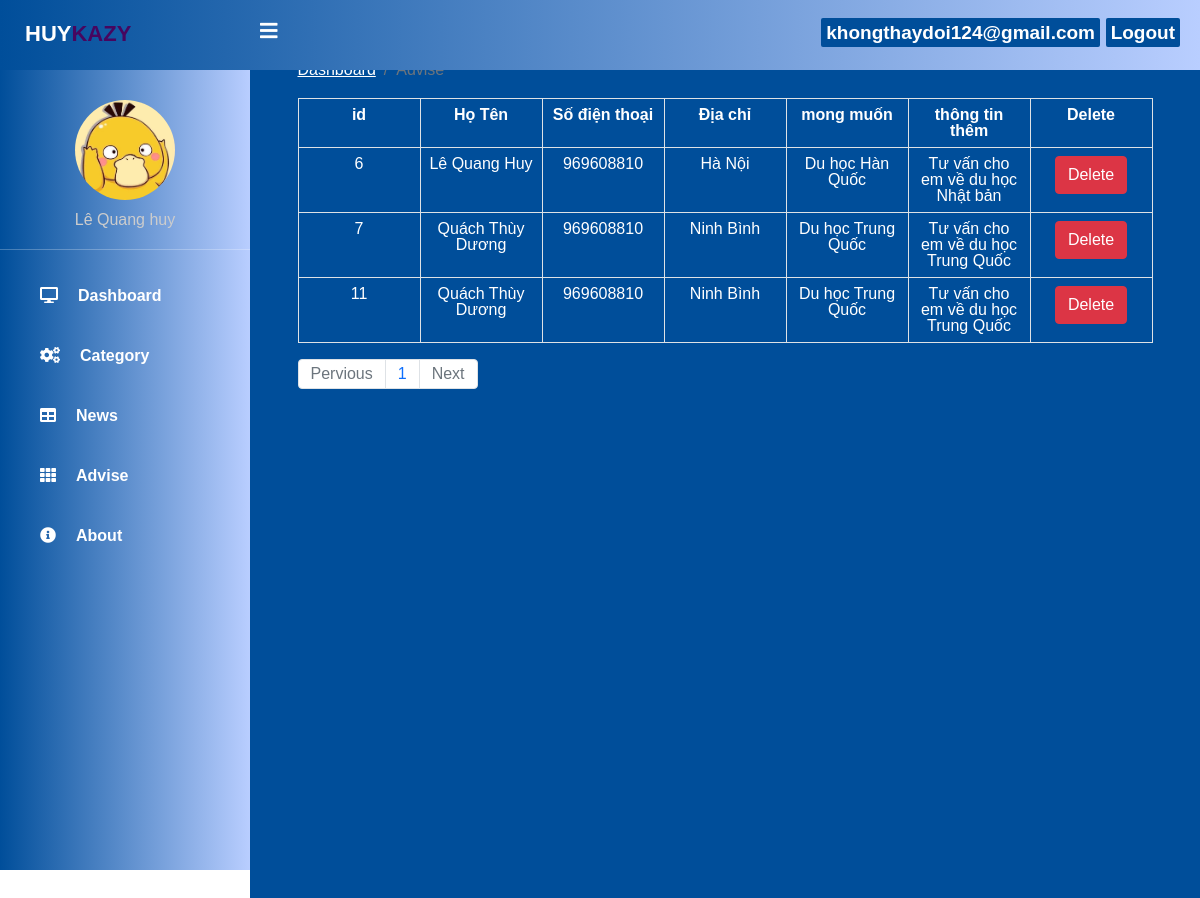
/advise.php (signed in), run on the app's committed database.
### tables this page shows
CREATE TABLE `advise` (
  `id` int(100) UNSIGNED NOT NULL,
  `name_st` varchar(255) NOT NULL,
  `phone` decimal(50,0) NOT NULL,
  `city` varchar(50) NOT NULL,
  `abroad` varchar(255) NOT NULL,
  `info` varchar(255) NOT NULL
);

### advise.php (the view, shortened to what this page needs)
<?php
    $page='news';
    include('include/header1.php');
?>
<div class="content">
    <div style="width: 90%; margin-left: 5%; padding-top: 6.5%;">
        <div style="width:80%, margin-left:17%; margin-bottom:20px;">
                <ul class="breadcrumb">
                    <li class="breadcrumb-item active"><a href="admin-home.php">Dashboard</a></li>
                    <li class="breadcrumb-item active">Advise</li>
                </ul>
        </div>
        <table class="table table-bordered" style="width:100%;">
            <tr>
                <th>id</th>
                <th>Họ Tên</th>
                <th>Số điện thoại</th>
                <th>Địa chỉ</th>
                <th>mong muốn</th>
                <th>thông tin thêm</th>
                <th>Delete</th>
            </tr>
            <?php
                include('db/connection.php');
                $page=$_GET['page'];
                if($page=="" || $page==1){
                    $page1=0;
                }
                else{
                    $page1=($page*3)-1;
                }
                $query=mysqli_query($conn,"select * from advise limit $page1,3");
                while ($row=mysqli_fetch_array($query)) {
                ?>
                <tr>
                    <td><?php echo $row['id']; ?></td>
                    <td><?php echo $row['name_st']; ?></td>
                    <td><?php echo $row['phone']; ?></td>
                    <td><?php echo $row['city']; ?></td>
                    <td><?php echo $row['abroad']; ?></td>
                    <td><?php echo $row['info']; ?></td>
                    <td><a href="advise_delete.php?del=<?php echo $row['id'];?>" class="btn btn-danger">Delete</a></td>
                </tr>
            <?php } ?>
        </table>
        <ul class="pagination">
            <li class="page-item disabled">
                <a href="#" class="page-link" >Pervious</a>
            </li>
            <?php
            $sql=mysqli_query($conn,"select * from advise");
            $count=mysqli_num_rows($sql);
            $a=$count/3;
            for ($b=1; $b <=$a ; $b++) {
            ?>
            <li class="page-item"><a class="page-link" href="advise.php?page=<?php echo $b;?>"><?php echo $b; ?></a></li>
            <?php
            }
            ?>
            <li class="page-item disabled">
                <a href="#" class="page-link" >Next</a>
            </li>
       </ul>
    </div>
</div>
<?php
include('include/footer.php');
?>

### include/header1.php (shortened to what this page needs)
<?php
include('db/connection.php')
?>
<!DOCTYPE html>
<html lang="en">
<head>
    <link rel="stylesheet" href="https://cdnjs.cloudflare.com/ajax/libs/font-awesome/5.15.4/css/all.min.css">
    <link rel="stylesheet" href="css-bootstrap/bootstrap.css">
    <link rel="stylesheet" href="css/style-admin.css">
</head>
<body>
    <header>
        <label for="check">
            <i class="fas fa-bars" id="sidebar_btn"></i>
        </label>
        <div class="left_area">
            <h3>Huy<span>Kazy</span></h3>
        </div>
        <div class="right_area">
            <a href="logout.php" class="logout_btn">Logout</a>
            <a style="" class="logout_btn1" href="change-password.php"><?php echo $_SESSION['email'] ?></a>
        </div>
    </header>
    <div class="sidebar">
        <center>
        <?php
            $email=$_SESSION['email'];
            $sql =  "SELECT * FROM admin_login where email='$email'";
            $result = mysqli_query($conn,$sql);
            while($row = mysqli_fetch_assoc($result)){
            echo '<img src="'.$row['images_admin'].'" class="profile_image" alt="">';
            echo '<h4>'.$row['name'].'</h4>';
            echo '<hr>';
        }
        ?>
        </center>
        <a href="admin-home.php"><i class="fas fa-desktop <?php if($page=='home'){echo 'active';} ?>"><span>Dashboard</span></i></a>
        <a href="category.php"><i class="fas fa-cogs <?php if($page=='category'){echo 'active';} ?>"><span>Category</span></i></a>
        <a href="news.php"><i class="fas fa-table <?php if($page=='news'){echo 'active';} ?>"><span>News</span></i></a>
        <a href="advise.php"><i class="fas fa-th <?php if($page=='home'){echo 'active';} ?>"><span>Advise</span></i></a>
        <a href="about.php"><i class="fas fa-info-circle <?php if($page=='about'){echo 'active';} ?>"><span>About</span></i></a>
    </div>

### css/style-admin.css (style rules this page uses)
html, body, div, span, applet, object, iframe, h1, h2, h3, h4, h5, h6, p, blockquote, pre, a, abbr, acronym, address, big, cite, code, del, dfn, em, img, ins, kbd, q, s, samp, small, strike, strong, sub, sup, tt, var, b, u, i, center, dl, dt, dd, ol, ul, li, fieldset, form, label, legend, table, caption, tbody, tfoot, thead, tr, th, td, article, aside, canvas, details, embed, figure, figcaption, footer, header, hgroup, menu, nav, output, ruby, section, summary, time, mark, audio, video { margin: 0; padding: 0; color: #fff; font-size: 100%; font-family:Arial, Helvetica, sans-serif; }
article, aside, details, figcaption, figure, footer, header, hgroup, menu, nav, section { display: block; }
body { line-height: 1; }
ol, ul { list-style: none; }
table { border-collapse: collapse; border-spacing: 0; }
header { position: fixed; background: linear-gradient(to right, #004e9a, #B9CEFF); width: 100%; height: 70px; }
.left_area h3 { color: #fff; text-transform: uppercase; font-size: 22px; font-weight: 900; padding-left: 25px; padding-top: 5px; }
.left_area span { color: #47065f; }
.logout_btn { padding: 5px; background: #004e9a; text-decoration: none; float: right; margin-top: -29px; margin-right: 20px; border-radius: 2px; font-size: 19px; font-weight: 600; color: #fff; transition: 0.5s; transition-property: background; }
.logout_btn1 { padding: 5px; background: #004e9a; text-decoration: none; float: right; margin-top: -29px; margin-right: 100px; border-radius: 2px; font-size: 19px; font-weight: 600; color: #fff; transition: 0.5s; transition-property: background; }
.sidebar { background: linear-gradient(to right, #004e9a, #B9CEFF); padding-top: 30px; margin-top: 70px; position: fixed; left:0; width: 250px; transition: 0.5s; transition-property: left; height: 100vh; }
.sidebar .profile_image { width: 100px; height: 100px; border-radius: 100px; margin-bottom: 10px; }
.sidebar h4 { color: #ccc; margin-top: 0; margin-bottom: 20px; }
.sidebar a { color: #fff; display: block; width: 100%; line-height: 60px; text-decoration: none; padding-left: 40px; box-sizing: border-box; transition: 0.5s; transition-property: background; }
.sidebar span { padding-left: 20px; }
#sidebar_btn { z-index: 1; color: #fff; position: fixed; cursor: pointer; left: 260px; font-size: 20px; margin: 8px 0; transition: 0.5s; transition-property: color; }
.content { margin-left: 250px; background: #004e9a; background-position: center; background-size: cover; height:900px; transition: 0.5s; word-wrap: break-word; }
table { table-layout:fixed; text-align: center; }

### data on the page
advise: id "6", name_st "Lê Quang Huy", phone "969608810", city "Hà Nội", abroad "Du học Hàn Quốc", info "Tư vấn cho em về du học Nhật bản"
advise: id "7", name_st "Quách Thùy Dương", phone "969608810", city "Ninh Bình", abroad "Du học Trung Quốc", info "Tư vấn cho em về du học Trung Quốc"
advise: id "11", name_st "Quách Thùy Dương", phone "969608810", city "Ninh Bình", abroad "Du học Trung Quốc", info "Tư vấn cho em về du học Trung Quốc"

### other printed values
$_SESSION['email'] "khongthaydoi124@gmail.com"
$row['name'] "Lê Quang huy"
